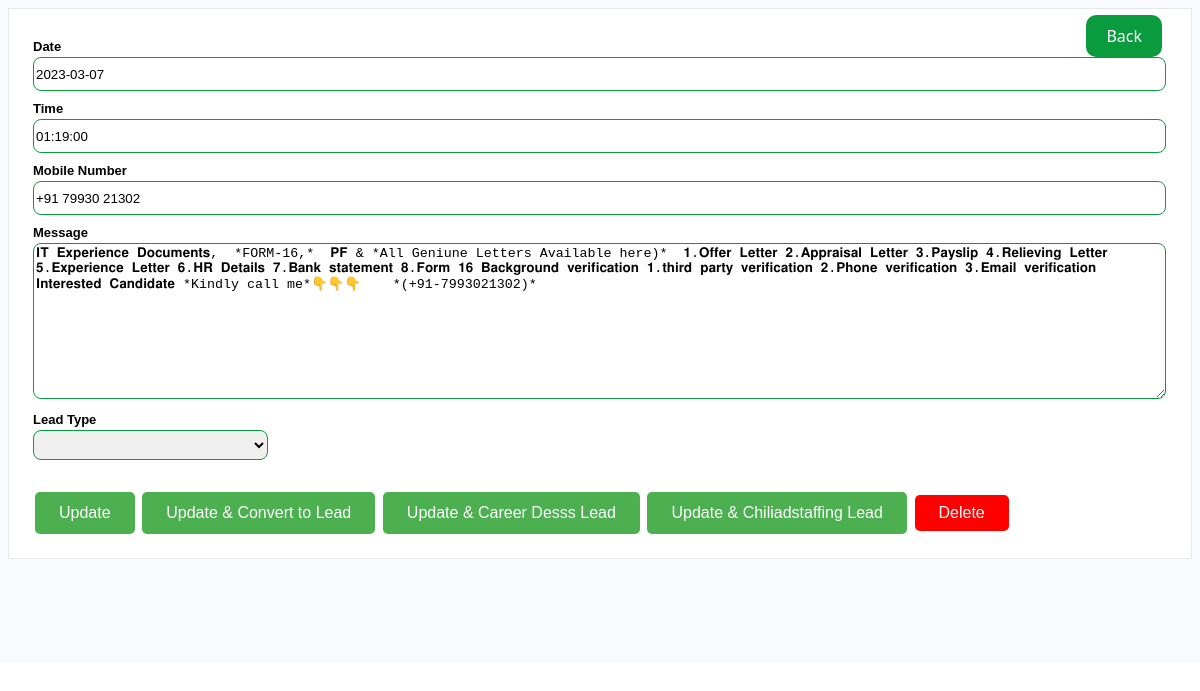
Screenshot of /leadedit/3 with the database file from the repository.
### core/models.py (models this page shows, shortened)
class Film(models.Model):
    date = models.TextField(blank=True)
    title = models.TextField(blank=True)
    year = models.TextField(blank=True)
    filmurl = models.TextField(blank=True)
    checkstatus = models.PositiveSmallIntegerField(default=1)
    dropdownlist = models.TextField(default="New")

### core/views.py (the view)
# urls.py: path('leadedit/<int:id>',views.leadedit,name="leadedit"),
def leadedit(request,id):
    object=Film.objects.get(id=id)
    return render(request,'leadsedit.html',{'object':object,})

### templates/leadsedit.html (shortened to what this page needs)
<!DOCTYPE html>
<html>
<head>
</head>
<body>
            <div class="bord_box">
                <div class="back_btnn">
                    <a class="back" href="{% url 'leads' %}">Back</a>
                </div>
            <form action="/leadupdate/{{object.id}}" method="POST">
                <ul class="form-style-1">
                    <li>
                      <label>Date</label>
                      <input type="text" class="field-long field-textarea" name="date" value="{{object.date}}">
                   </li>
                    <li>
                        <label>Time</label>
                        <input type="text" class="field-long field-textarea" name="title" value="{{object.title}}">
                    </li>
                    <li>
                        <label>Mobile Number</label>
                        <input type="text" class="field-long field-textarea" name="year" value="{{object.year}}">
                    </li>
                    <li>
                        <label>Message</label>
                        <textarea class="field-long field-textarea chat_area" style="height: 150px;" name="filmurl">{{object.filmurl}}</textarea>
                    </li>
                  <li>
                    <label for="id_locations">Lead Type</label>
                    <select  name="dropdownlist" id="dropdownlist" class="optio_n" required="" onchange="add_class_onchange()">
                    <option  value="{{object.dropdownlist}}" selected="">{{object.dropdownlist}}</option>
                    <option value="New">New</option>
                    </select>
                </li>
                <li>
                  <button type="submit" name="save_home">Update</button>
                  <button type="submit" name="save_convert">Update & Convert to Lead</button>
                  <button name="careerdesssapi" type="submit" class="btn btn-success">Update & Career Desss Lead</button>
                  <button name="chiliadstaffingapi" type="submit" class="btn btn-success">Update & Chiliadstaffing Lead</button>
                  <form id="myForm" action="" method="post">
                    <a href="#" class="delet_e_btn" onclick="showConfirmDialog()">Delete</a>
                  </form>
                </li>
                </ul>
            </form>
        </div>
</body>
</html>

### templates/leadsedit.html (style rules this page uses)
body { margin: 0px; padding: 0px; font-family: system-ui,-apple-system,"Segoe UI",Roboto,"Helvetica Neue","Noto Sans","Liberation Sans",Arial,sans-serif,"Apple Color Emoji","Segoe UI Emoji","Segoe UI Symbol","Noto Color Emoji"; }
.back { background: #0b9b3f; border: none; padding: 10px 20px; border-radius: 10px; color: #fff; width: 99.6%; }
.form-style-1 { padding: 20px 20px 20px 24px; margin: 0px; font: 13px "Lucida Sans Unicode", "Lucida Grande", sans-serif; }
.form-style-1 li { padding: 0; display: block; list-style: none; margin: 10px 0 0 0; }
.form-style-1 label { margin:0 0 3px 0; padding:0px; display:block; font-weight: bold; }
.form-style-1 .field-long { width: 99%; }
.form-style-1 .field-textarea { height: 30px; border: 1px solid #0b9b3f; border-radius: 8px; }
.bord_box { padding: 8px; background: #f9fafb; }
.bord_box form { border: 1px solid #e5e7eb; background: #fff; }
.back_btnn { position: absolute; right: 38px; top: 25px; }
.back { background: #0b9b3f; border: none; padding: 10px 20px; border-radius: 10px; color: #fff; text-decoration: none; }
.optio_n { border: 1px solid #0b9b3f; height: 30px; border-radius: 8px; margin-bottom: 18px; }
button[name="save_home"], button[name="save_convert"], button[name="save_continue"], button[name="chiliadstaffingapi"], button[name="careerdesssapi"] { background-color: #4CAF50; border: none; color: white; padding: 12px 24px; text-align: center; text-decoration: none; display: inline-block; font-size: 16px; margin: 4px 2px; cursor: pointer; border-radius: 5px; }
.delet_e_btn { background-color: red; text-decoration: none; border: none; color: white; padding: 9px 24px; text-align: center; text-decoration: none; display: inline-block; font-size: 16px; margin: 4px 2px; cursor: pointer; border-radius: 5px; }

### rows the page displays
Film: date "2023-03-07", title "01:19:00", year "+91 79930 21302", filmurl "𝐈𝐓 𝐄𝐱𝐩𝐞𝐫𝐢𝐞𝐧𝐜𝐞 𝐃𝐨𝐜𝐮𝐦𝐞𝐧𝐭𝐬, *FORM-16,* 𝐏𝐅 & *All Geniune Letters Available here)* 𝟏.𝐎𝐟𝐟𝐞𝐫 𝐋𝐞𝐭𝐭𝐞𝐫 𝟐.𝐀𝐩𝐩𝐫𝐚𝐢𝐬𝐚𝐥 𝐋𝐞𝐭𝐭𝐞𝐫 𝟑.𝐏𝐚𝐲𝐬𝐥𝐢𝐩 𝟒.𝐑𝐞𝐥𝐢𝐞𝐯𝐢𝐧𝐠 𝐋𝐞𝐭𝐭𝐞𝐫 𝟓.𝐄𝐱𝐩𝐞𝐫𝐢𝐞𝐧𝐜𝐞 𝐋𝐞𝐭𝐭𝐞𝐫 𝟔.𝐇𝐑 𝐃𝐞𝐭𝐚𝐢𝐥𝐬 𝟕.𝐁𝐚𝐧𝐤 𝐬𝐭𝐚𝐭𝐞𝐦𝐞𝐧𝐭 𝟖.𝐅𝐨𝐫𝐦 𝟏𝟔 𝐁𝐚𝐜𝐤𝐠𝐫𝐨𝐮𝐧𝐝 𝐯𝐞𝐫𝐢𝐟𝐢𝐜𝐚𝐭𝐢𝐨𝐧 𝟏.𝐭𝐡𝐢𝐫𝐝 𝐩𝐚𝐫𝐭𝐲 𝐯𝐞𝐫𝐢𝐟𝐢𝐜𝐚𝐭𝐢𝐨𝐧 𝟐.𝐏𝐡𝐨𝐧𝐞 𝐯𝐞𝐫𝐢𝐟𝐢𝐜𝐚𝐭𝐢𝐨𝐧 𝟑.𝐄𝐦𝐚𝐢𝐥 𝐯𝐞𝐫𝐢𝐟𝐢𝐜𝐚𝐭𝐢𝐨𝐧 𝐈𝐧𝐭𝐞𝐫𝐞𝐬𝐭𝐞𝐝 𝐂𝐚𝐧𝐝𝐢𝐝𝐚𝐭𝐞 *Kindly call me*👇👇👇 *(+91-7993021302)*"
